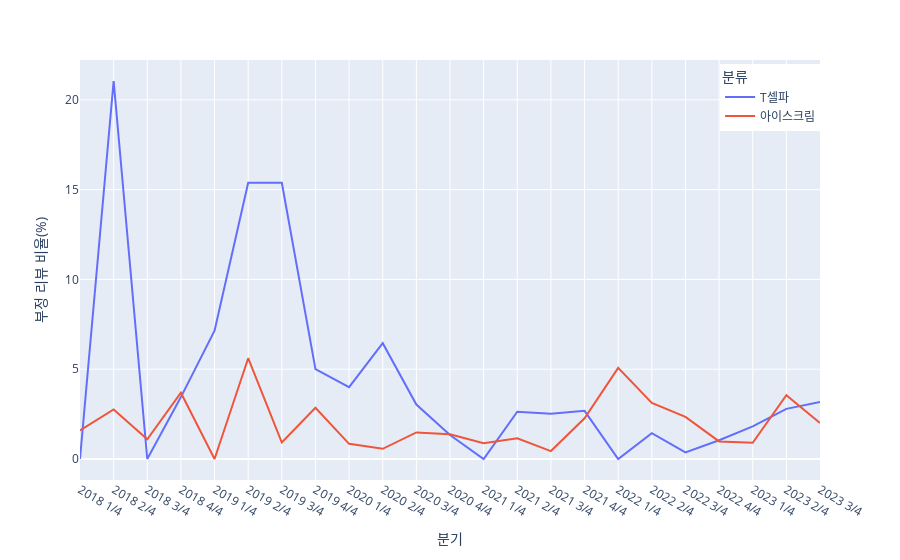

Source (notebook cell):
### Markdown cell above
- 부정 리뷰 비율 그래프

### Code cell
import plotly.express as px
fig = px.line(DF, x = 'quarter', y = 'ratio', color = '분류',
       labels={'quarter':'분기', 'ratio':'부정 리뷰 비율(%)'})

fig.update_layout(legend=dict(
    yanchor="top",
    y=0.99,
    xanchor="left",
    x=0.865
))

fig.show()

### Figure 1 — Plotly figure (JSON) as saved in the notebook; plotly's stock layout.template omitted (floating-point values rounded to 4 significant figures)
{"data": [{"hovertemplate": "분류=T셀파<br>분기=%{x}<br>부정 리뷰 비율(%)=%{y}<extra></extra>", "legendgroup": "T셀파", "line": {"color": "#636efa", "dash": "solid"}, "marker": {"symbol": "circle"}, "mode": "lines", "name": "T셀파", "orientation": "v", "showlegend": true, "type": "scatter", "x": ["2018 1/4", "2018 2/4", "2018 3/4", "2018 4/4", "2019 1/4", "2019 2/4", "2019 3/4", "2019 4/4", "2020 1/4", "2020 2/4", "2020 3/4", "2020 4/4", "2021 1/4", "2021 2/4", "2021 3/4", "2021 4/4", "2022 1/4", "2022 2/4", "2022 3/4", "2022 4/4", "2023 1/4", "2023 2/4", "2023 3/4"], "xaxis": "x", "y": [0, 21.05, 0, 3.448, 7.143, 15.38, 15.38, 5, 4, 6.452, 3.03, 1.333, 0, 2.632, 2.525, 2.68, 0, 1.439, 0.3663, 1.046, 1.818, 2.791, 3.175], "yaxis": "y"}, {"hovertemplate": "분류=아이스크림<br>분기=%{x}<br>부정 리뷰 비율(%)=%{y}<extra></extra>", "legendgroup": "아이스크림", "line": {"color": "#EF553B", "dash": "solid"}, "marker": {"symbol": "circle"}, "mode": "lines", "name": "아이스크림", "orientation": "v", "showlegend": true, "type": "scatter", "x": ["2018 1/4", "2018 2/4", "2018 3/4", "2018 4/4", "2019 1/4", "2019 2/4", "2019 3/4", "2019 4/4", "2020 1/4", "2020 2/4", "2020 3/4", "2020 4/4", "2021 1/4", "2021 2/4", "2021 3/4", "2021 4/4", "2022 1/4", "2022 2/4", "2022 3/4", "2022 4/4", "2023 1/4", "2023 2/4", "2023 3/4"], "xaxis": "x", "y": [1.587, 2.756, 1.095, 3.691, 0, 5.612, 0.9174, 2.857, 0.8439, 0.5666, 1.478, 1.375, 0.8772, 1.158, 0.4405, 2.265, 5.072, 3.125, 2.347, 0.9804, 0.9009, 3.55, 2], "yaxis": "y"}], "layout": {"legend": {"title": {"text": "분류"}, "tracegroupgap": 0, "x": 0.865, "xanchor": "left", "y": 0.99, "yanchor": "top"}, "margin": {"t": 60}, "xaxis": {"anchor": "y", "domain": [0, 1], "title": {"text": "분기"}}, "yaxis": {"anchor": "x", "domain": [0, 1], "title": {"text": "부정 리뷰 비율(%)"}}}}
